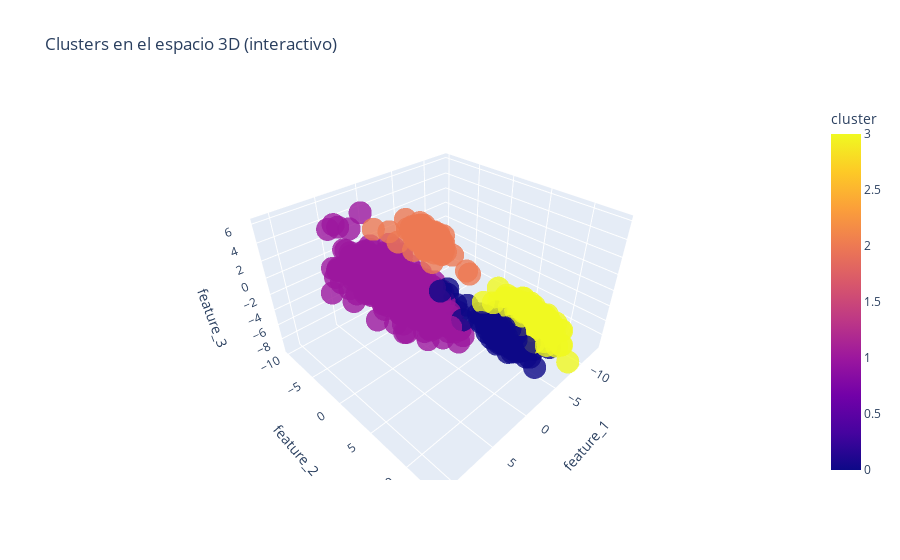

Source (notebook cell):
### Markdown cell above
### 9.3 Visualización 3D de los clusters

### Code cell
!pip install plotly
!pip install ipython nbformat

import plotly.express as px

fig = px.scatter_3d(
    df,
    x="feature_1",
    y="feature_2",
    z="feature_3",
    color="cluster",
    opacity=0.8,
    title="Clusters en el espacio 3D (interactivo)"
)

fig.show()

### Figure 1 — Plotly figure (JSON) as saved in the notebook; plotly's stock layout.template omitted (floating-point values rounded to 4 significant figures; data arrays with more than 128 entries replaced by an {"elided": "..."} marker saying what was removed)
{"data": [{"hovertemplate": "feature_1=%{x}<br>feature_2=%{y}<br>feature_3=%{z}<br>cluster=%{marker.color}<extra></extra>", "legendgroup": "", "marker": {"color": {"elided": "1530 int values"}, "coloraxis": "coloraxis", "opacity": 0.8, "symbol": "circle"}, "mode": "markers", "name": "", "scene": "scene", "showlegend": false, "type": "scatter3d", "x": {"elided": "1530 float values"}, "y": {"elided": "1530 float values"}, "z": {"elided": "1530 float values"}}], "layout": {"coloraxis": {"colorbar": {"title": {"text": "cluster"}}, "colorscale": [[0, "#0d0887"], [0.1111, "#46039f"], [0.2222, "#7201a8"], [0.3333, "#9c179e"], [0.4444, "#bd3786"], [0.5556, "#d8576b"], [0.6667, "#ed7953"], [0.7778, "#fb9f3a"], [0.8889, "#fdca26"], [1, "#f0f921"]]}, "legend": {"tracegroupgap": 0}, "scene": {"domain": {"x": [0, 1], "y": [0, 1]}, "xaxis": {"title": {"text": "feature_1"}}, "yaxis": {"title": {"text": "feature_2"}}, "zaxis": {"title": {"text": "feature_3"}}}, "title": {"text": "Clusters en el espacio 3D (interactivo)"}}}
